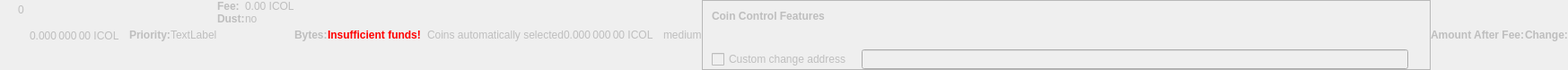
    <widget class="QWidget" name="dummyHideWidget" native="true">
     <property name="enabled">
      <bool>false</bool>
     </property>
     <property name="maximumSize">
      <size>
       <width>100</width>
       <height>22</height>
      </size>
     </property>
     <layout class="QHBoxLayout" name="dummyHideLayout">
      <property name="spacing">
       <number>0</number>
      </property>
      <property name="leftMargin">
       <number>0</number>
      </property>
      <property name="topMargin">
       <number>0</number>
      </property>
      <property name="rightMargin">
       <number>0</number>
      </property>
      <property name="bottomMargin">
       <number>0</number>
      </property>
      <item>
       <layout class="QFormLayout" name="formLayoutCoinControl1">
        <property name="horizontalSpacing">
         <number>10</number>
        </property>
        <property name="verticalSpacing">
         <number>14</number>
        </property>
        <property name="leftMargin">
         <number>10</number>
        </property>
        <property name="topMargin">
         <number>4</number>
        </property>
        <property name="rightMargin">
         <number>6</number>
        </property>
        <item row="0" column="1">
         <widget class="QLabel" name="labelCoinControlBytes">
          <property name="cursor">
           <cursorShape>IBeamCursor</cursorShape>
          </property>
          <property name="contextMenuPolicy">
           <enum>Qt::ActionsContextMenu</enum>
          </property>
          <property name="text">
           <string notr="true">0</string>
          </property>
          <property name="textInteractionFlags">
           <set>Qt::LinksAccessibleByMouse|Qt::TextSelectableByKeyboard|Qt::TextSelectableByMouse</set>
          </property>
         </widget>
        </item>
       </layout>
      </item>
      <item>
       <widget class="QLabel" name="labelCoinControlAfterFee">
        <property name="enabled">
         <bool>false</bool>
        </property>
        <property name="sizePolicy">
         <sizepolicy hsizetype="Fixed" vsizetype="Fixed">
          <horstretch>0</horstretch>
          <verstretch>0</verstretch>
         </sizepolicy>
        </property>
        <property name="minimumSize">
         <size>
          <width>111</width>
          <height>12</height>
         </size>
        </property>
        <property name="maximumSize">
         <size>
          <width>111</width>
          <height>12</height>
         </size>
        </property>
        <property name="cursor">
         <cursorShape>IBeamCursor</cursorShape>
        </property>
        <property name="contextMenuPolicy">
         <enum>Qt::ActionsContextMenu</enum>
        </property>
        <property name="text">
         <string notr="true">0.000 000 00 ICOL</string>
        </property>
        <property name="textInteractionFlags">
         <set>Qt::LinksAccessibleByMouse|Qt::TextSelectableByKeyboard|Qt::TextSelectableByMouse</set>
        </property>
       </widget>
      </item>
      <item>
       <widget class="QLabel" name="labelCoinControlPriorityText">
        <property name="enabled">
         <bool>false</bool>
        </property>
        <property name="font">
         <font>
          <weight>75</weight>
          <bold>true</bold>
         </font>
        </property>
        <property name="text">
         <string>Priority:</string>
        </property>
       </widget>
      </item>
      <item>
       <layout class="QHBoxLayout" name="horizontalLayout">
        <item>
         <widget class="QLabel" name="WarningLabel">
          <property name="text">
           <string>TextLabel</string>
          </property>
         </widget>
        </item>
       </layout>
      </item>
      <item>
       <layout class="QFormLayout" name="formLayoutCoinControl3">
        <property name="horizontalSpacing">
         <number>0</number>
        </property>
        <property name="verticalSpacing">
         <number>0</number>
        </property>
        <property name="leftMargin">
         <number>0</number>
        </property>
        <property name="topMargin">
         <number>0</number>
        </property>
        <property name="rightMargin">
         <number>0</number>
        </property>
        <item row="0" column="0">
         <widget class="QLabel" name="labelCoinControlFeeText">
          <property name="enabled">
           <bool>false</bool>
          </property>
          <property name="font">
           <font>
            <weight>75</weight>
            <bold>true</bold>
           </font>
          </property>
          <property name="text">
           <string>Fee:</string>
          </property>
          <property name="margin">
           <number>0</number>
          </property>
         </widget>
        </item>
        <item row="0" column="1">
         <widget class="QLabel" name="labelCoinControlFee">
          <property name="enabled">
           <bool>false</bool>
          </property>
          <property name="cursor">
           <cursorShape>IBeamCursor</cursorShape>
          </property>
          <property name="contextMenuPolicy">
           <enum>Qt::ActionsContextMenu</enum>
          </property>
          <property name="text">
           <string notr="true">0.00 ICOL</string>
          </property>
          <property name="textInteractionFlags">
           <set>Qt::LinksAccessibleByMouse|Qt::TextSelectableByKeyboard|Qt::TextSelectableByMouse</set>
          </property>
         </widget>
        </item>
        <item row="1" column="0">
         <widget class="QLabel" name="labelCoinControlLowOutputText">
          <property name="enabled">
           <bool>false</bool>
          </property>
          <property name="font">
           <font>
            <weight>75</weight>
            <bold>true</bold>
           </font>
          </property>
          <property name="text">
           <string>Dust:</string>
          </property>
         </widget>
        </item>
        <item row="1" column="1">
         <widget class="QLabel" name="labelCoinControlLowOutput">
          <property name="enabled">
           <bool>false</bool>
          </property>
          <property name="cursor">
           <cursorShape>IBeamCursor</cursorShape>
          </property>
          <property name="contextMenuPolicy">
           <enum>Qt::ActionsContextMenu</enum>
          </property>
          <property name="text">
           <string>no</string>
          </property>
          <property name="textInteractionFlags">
           <set>Qt::LinksAccessibleByMouse|Qt::TextSelectableByKeyboard|Qt::TextSelectableByMouse</set>
          </property>
         </widget>
        </item>
       </layout>
      </item>
      <item>
       <widget class="QLabel" name="labelCoinControlBytesText">
        <property name="enabled">
         <bool>false</bool>
        </property>
        <property name="font">
         <font>
          <weight>75</weight>
          <bold>true</bold>
         </font>
        </property>
        <property name="text">
         <string>Bytes:</string>
        </property>
       </widget>
      </item>
      <item>
       <layout class="QFormLayout" name="formLayoutCoinControl2">
        <property name="horizontalSpacing">
         <number>0</number>
        </property>
        <property name="verticalSpacing">
         <number>0</number>
        </property>
        <property name="leftMargin">
         <number>0</number>
        </property>
        <property name="topMargin">
         <number>0</number>
        </property>
        <property name="rightMargin">
         <number>0</number>
        </property>
       </layout>
      </item>
      <item>
       <layout class="QHBoxLayout" name="horizontalLayoutCoinControl2">
        <property name="spacing">
         <number>0</number>
        </property>
        <property name="bottomMargin">
         <number>0</number>
        </property>
       </layout>
      </item>
      <item>
       <widget class="QLabel" name="labelCoinControlInsuffFunds">
        <property name="enabled">
         <bool>false</bool>
        </property>
        <property name="minimumSize">
         <size>
          <width>0</width>
          <height>0</height>
         </size>
        </property>
        <property name="font">
         <font>
          <weight>75</weight>
          <bold>true</bold>
         </font>
        </property>
        <property name="styleSheet">
         <string notr="true">color:red;font-weight:bold;</string>
        </property>
        <property name="text">
         <string>Insufficient funds!</string>
        </property>
        <property name="margin">
         <number>5</number>
        </property>
       </widget>
      </item>
      <item>
       <layout class="QFormLayout" name="formLayoutCoinControl4">
        <property name="horizontalSpacing">
         <number>0</number>
        </property>
        <property name="verticalSpacing">
         <number>0</number>
        </property>
        <property name="leftMargin">
         <number>0</number>
        </property>
        <property name="topMargin">
         <number>0</number>
        </property>
        <property name="rightMargin">
         <number>0</number>
        </property>
       </layout>
      </item>
      <item>
       <widget class="QLabel" name="labelCoinControlChangeLabel">
        <property name="enabled">
         <bool>false</bool>
        </property>
        <property name="sizePolicy">
         <sizepolicy hsizetype="Preferred" vsizetype="Expanding">
          <horstretch>0</horstretch>
          <verstretch>0</verstretch>
         </sizepolicy>
        </property>
        <property name="minimumSize">
         <size>
          <width>0</width>
          <height>0</height>
         </size>
        </property>
        <property name="text">
         <string/>
        </property>
        <property name="margin">
         <number>3</number>
        </property>
       </widget>
      </item>
      <item>
       <widget class="QLabel" name="labelCoinControlAutomaticallySelected">
        <property name="enabled">
         <bool>false</bool>
        </property>
        <property name="sizePolicy">
         <sizepolicy hsizetype="Fixed" vsizetype="Fixed">
          <horstretch>0</horstretch>
          <verstretch>0</verstretch>
         </sizepolicy>
        </property>
        <property name="minimumSize">
         <size>
          <width>0</width>
          <height>0</height>
         </size>
        </property>
        <property name="maximumSize">
         <size>
          <width>240</width>
          <height>16777215</height>
         </size>
        </property>
        <property name="text">
         <string>Coins automatically selected</string>
        </property>
        <property name="margin">
         <number>5</number>
        </property>
       </widget>
      </item>
      <item>
       <widget class="QLabel" name="labelCoinControlChange">
        <property name="enabled">
         <bool>false</bool>
        </property>
        <property name="sizePolicy">
         <sizepolicy hsizetype="Fixed" vsizetype="Fixed">
          <horstretch>0</horstretch>
          <verstretch>0</verstretch>
         </sizepolicy>
        </property>
        <property name="minimumSize">
         <size>
          <width>111</width>
          <height>0</height>
         </size>
        </property>
        <property name="maximumSize">
         <size>
          <width>111</width>
          <height>16777215</height>
         </size>
        </property>
        <property name="cursor">
         <cursorShape>IBeamCursor</cursorShape>
        </property>
        <property name="contextMenuPolicy">
         <enum>Qt::ActionsContextMenu</enum>
        </property>
        <property name="text">
         <string notr="true">0.000 000 00 ICOL</string>
        </property>
        <property name="textInteractionFlags">
         <set>Qt::LinksAccessibleByMouse|Qt::TextSelectableByKeyboard|Qt::TextSelectableByMouse</set>
        </property>
       </widget>
      </item>
      <item>
       <widget class="QLabel" name="labelCoinControlPriority">
        <property name="enabled">
         <bool>false</bool>
        </property>
        <property name="cursor">
         <cursorShape>IBeamCursor</cursorShape>
        </property>
        <property name="contextMenuPolicy">
         <enum>Qt::ActionsContextMenu</enum>
        </property>
        <property name="text">
         <string>medium</string>
        </property>
        <property name="textInteractionFlags">
         <set>Qt::LinksAccessibleByMouse|Qt::TextSelectableByKeyboard|Qt::TextSelectableByMouse</set>
        </property>
       </widget>
      </item>
      <item>
       <widget class="QFrame" name="frameCoinControl">
        <property name="sizePolicy">
         <sizepolicy hsizetype="Expanding" vsizetype="Expanding">
          <horstretch>0</horstretch>
          <verstretch>0</verstretch>
         </sizepolicy>
        </property>
        <property name="maximumSize">
         <size>
          <width>16777215</width>
          <height>16777215</height>
         </size>
        </property>
        <property name="frameShape">
         <enum>QFrame::StyledPanel</enum>
        </property>
        <property name="frameShadow">
         <enum>QFrame::Sunken</enum>
        </property>
        <layout class="QVBoxLayout" name="verticalLayoutCoinControl2_2">
         <property name="spacing">
          <number>0</number>
         </property>
         <property name="leftMargin">
          <number>0</number>
         </property>
         <property name="topMargin">
          <number>0</number>
         </property>
         <property name="rightMargin">
          <number>0</number>
         </property>
         <property name="bottomMargin">
          <number>0</number>
         </property>
         <item>
          <layout class="QVBoxLayout" name="verticalLayoutCoinControl" stretch="0,0,0,1">
           <property name="spacing">
            <number>0</number>
           </property>
           <property name="leftMargin">
            <number>10</number>
           </property>
           <property name="topMargin">
            <number>10</number>
           </property>
           <item>
            <layout class="QHBoxLayout" name="horizontalLayoutCoinControl1">
             <property name="bottomMargin">
              <number>15</number>
             </property>
             <item>
              <widget class="QLabel" name="labelCoinControlFeatures">
               <property name="enabled">
                <bool>false</bool>
               </property>
               <property name="sizePolicy">
                <sizepolicy hsizetype="Preferred" vsizetype="Maximum">
                 <horstretch>0</horstretch>
                 <verstretch>0</verstretch>
                </sizepolicy>
               </property>
               <property name="font">
                <font>
                 <weight>75</weight>
                 <bold>true</bold>
                </font>
               </property>
               <property name="styleSheet">
                <string notr="true">font-weight:bold;</string>
               </property>
               <property name="text">
                <string>Coin Control Features</string>
               </property>
              </widget>
             </item>
            </layout>
           </item>
           <item>
            <widget class="QWidget" name="widgetCoinControl" native="true">
             <property name="sizePolicy">
              <sizepolicy hsizetype="Preferred" vsizetype="Preferred">
               <horstretch>0</horstretch>
               <verstretch>0</verstretch>
              </sizepolicy>
             </property>
             <property name="minimumSize">
              <size>
               <width>0</width>
               <height>0</height>
              </size>
             </property>
             <property name="styleSheet">
              <string notr="true"/>
             </property>
             <layout class="QHBoxLayout" name="horizontalLayoutCoinControl5_2">
              <property name="leftMargin">
               <number>0</number>
              </property>
              <property name="topMargin">
               <number>0</number>
              </property>
              <property name="rightMargin">
               <number>0</number>
              </property>
              <property name="bottomMargin">
               <number>0</number>
              </property>
              <item>
               <layout class="QHBoxLayout" name="horizontalLayoutCoinControl3">
                <property name="spacing">
                 <number>20</number>
                </property>
                <property name="topMargin">
                 <number>0</number>
                </property>
                <property name="bottomMargin">
                 <number>10</number>
                </property>
               </layout>
              </item>
             </layout>
            </widget>
           </item>
           <item>
            <layout class="QHBoxLayout" name="horizontalLayoutCoinControl4" stretch="0,0,0">
             <property name="spacing">
              <number>12</number>
             </property>
             <property name="sizeConstraint">
              <enum>QLayout::SetDefaultConstraint</enum>
             </property>
             <property name="topMargin">
              <number>5</number>
             </property>
             <property name="rightMargin">
              <number>5</number>
             </property>
             <item>
              <widget class="QCheckBox" name="checkBoxCoinControlChange">
               <property name="enabled">
                <bool>false</bool>
               </property>
               <property name="toolTip">
                <string>If this is activated, but the change address is empty or invalid, change will be sent to a newly generated address.</string>
               </property>
               <property name="text">
                <string>Custom change address</string>
               </property>
              </widget>
             </item>
             <item>
              <widget class="QValidatedLineEdit" name="lineEditCoinControlChange">
               <property name="enabled">
                <bool>false</bool>
               </property>
               <property name="sizePolicy">
                <sizepolicy hsizetype="Expanding" vsizetype="Fixed">
                 <horstretch>0</horstretch>
                 <verstretch>0</verstretch>
                </sizepolicy>
               </property>
              </widget>
             </item>
             <item>
              <widget class="QLabel" name="labelCoinControlChangeLabel_2">
               <property name="sizePolicy">
                <sizepolicy hsizetype="Preferred" vsizetype="Expanding">
                 <horstretch>0</horstretch>
                 <verstretch>0</verstretch>
                </sizepolicy>
               </property>
               <property name="minimumSize">
                <size>
                 <width>0</width>
                 <height>0</height>
                </size>
               </property>
               <property name="text">
                <string/>
               </property>
               <property name="margin">
                <number>3</number>
               </property>
              </widget>
             </item>
            </layout>
           </item>
           <item>
            <spacer name="verticalSpacerCoinControl">
             <property name="orientation">
              <enum>Qt::Vertical</enum>
             </property>
             <property name="sizeHint" stdset="0">
              <size>
               <width>800</width>
               <height>1</height>
              </size>
             </property>
            </spacer>
           </item>
          </layout>
         </item>
        </layout>
       </widget>
      </item>
      <item>
       <widget class="QLabel" name="labelCoinControlAfterFeeText">
        <property name="enabled">
         <bool>false</bool>
        </property>
        <property name="minimumSize">
         <size>
          <width>0</width>
          <height>0</height>
         </size>
        </property>
        <property name="maximumSize">
         <size>
          <width>16777215</width>
          <height>16777215</height>
         </size>
        </property>
        <property name="font">
         <font>
          <weight>75</weight>
          <bold>true</bold>
         </font>
        </property>
        <property name="text">
         <string>Amount After Fee:</string>
        </property>
        <property name="alignment">
         <set>Qt::AlignLeading|Qt::AlignLeft|Qt::AlignVCenter</set>
        </property>
        <property name="margin">
         <number>0</number>
        </property>
       </widget>
      </item>
      <item>
       <widget class="QLabel" name="labelCoinControlChangeText">
        <property name="enabled">
         <bool>false</bool>
        </property>
        <property name="sizePolicy">
         <sizepolicy hsizetype="Preferred" vsizetype="Preferred">
          <horstretch>0</horstretch>
          <verstretch>0</verstretch>
         </sizepolicy>
        </property>
        <property name="minimumSize">
         <size>
          <width>0</width>
          <height>0</height>
         </size>
        </property>
        <property name="maximumSize">
         <size>
          <width>16777215</width>
          <height>16777215</height>
         </size>
        </property>
        <property name="font">
         <font>
          <weight>75</weight>
          <bold>true</bold>
         </font>
        </property>
        <property name="text">
         <string>Change:</string>
        </property>
        <property name="alignment">
         <set>Qt::AlignLeading|Qt::AlignLeft|Qt::AlignVCenter</set>
        </property>
       </widget>
      </item>
     </layout>
    </widget>
